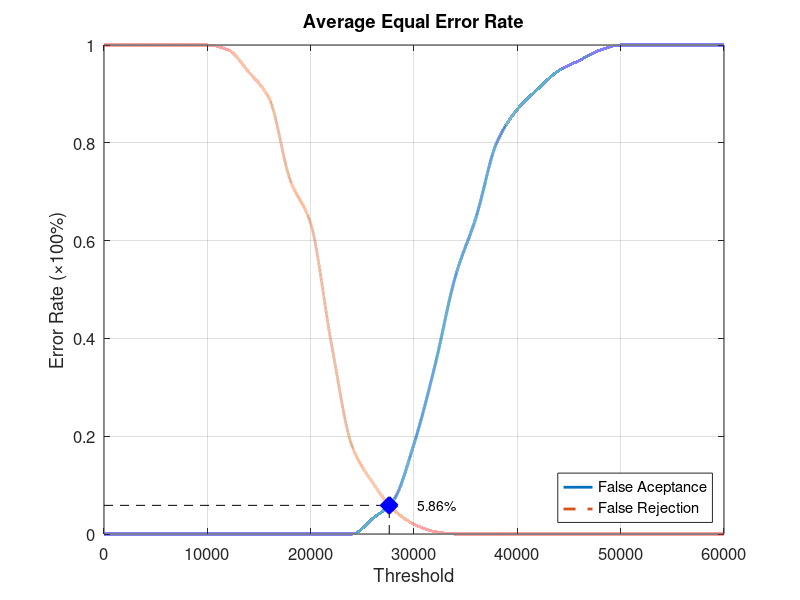
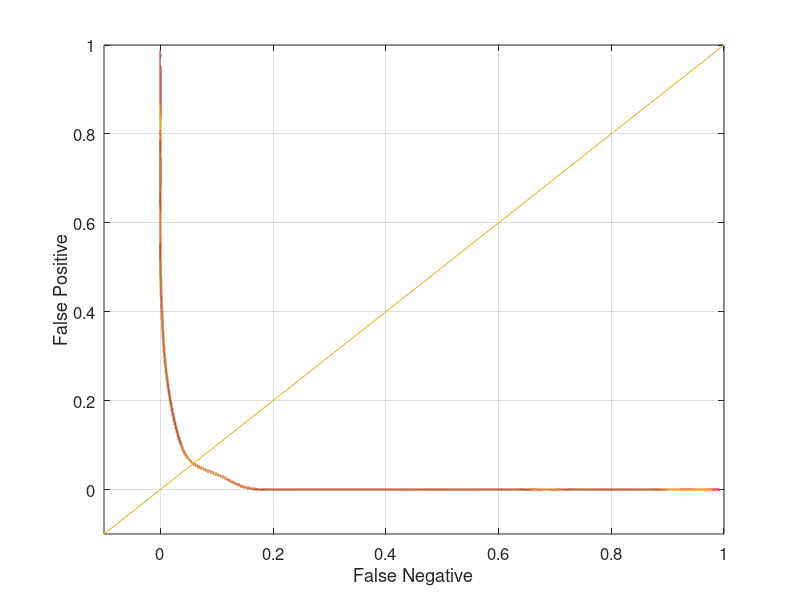

Write the MATLAB code that produced these figures, in order.
function yEER = Database1_4
close all;
clear;
clc;
x = 0:2000:60000;
xq = 0:0.5:60000;

y0 = [0 0 0 0 0 0 0 0 0 0 0 0 0 0.0315789 0.0684211 0.184211 0.342105 0.526316 0.647368 0.8 0.868421 0.910526 0.947368 0.968421 0.989474 1 1 1 1 1 1];
yy0 = interp1(x, y0, xq, 'pchip');
y1 = [1 1 1 1 1 1 0.99 0.945 0.89 0.725 0.635 0.39 0.18 0.105 0.05 0.02 0.005 0 0 0 0 0 0 0 0 0 0 0 0 0 0];
yy1 = interp1(x, y1, xq, 'pchip');

% Calculating EER: 
y2 = abs(y0 - y1);
find(y2 == min(y2))
yy2 = abs(yy0 - yy1);
xEER = find(yy2 == min(yy2));
xEERIndex = xq(xEER) % X-axis EER
yEER = yy0(xEER) % Y-axis EER

main = figure
plot(xq, yy0,'-','LineWidth', 2);	hold on
plot(xq, yy1,'--','LineWidth', 2);	hold on
plot([xEERIndex xEERIndex], [0 yEER], 'k--');	hold on
plot([0 xEERIndex], [yEER yEER], 'k--');	hold on
plot(xEERIndex, yEER, 'bx', 'LineWidth', 10);	hold on
text(xEERIndex + 10 * xEERIndex / 100, yEER, [num2str(round((10000 * yEER)) / 100) '%'])
legend('False Aceptance', 'False Rejection', 'Location', 'SouthEast')
xlabel('Threshold')
ylabel('Error Rate (\times100%)')
title('Average Equal Error Rate')
set(gca, 'FontSize', 12)
axis([0 60000 0 1])
grid on

print(main, 'Database1_4Main', '-dpng');
FNRxFPR = figure('Color', [1 1 1]);
plot(yy1, yy0, '-', yy1, yy0, 'LineWidth', 2);
hold on
y = -0.1:0.1:1
plot(y, y); 
set(gca, 'FontSize', 12)
xlabel('False Negative')
ylabel('False Positive')
axis([-0.1 1 -0.1 1])
set(gca, 'FontSize', 12)
grid on

print(FNRxFPR, 'Database1_4FNRxFPR','-dpng');
end
